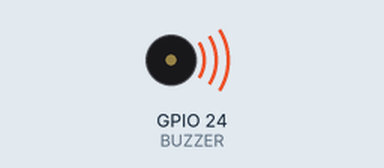
Recording of a program running on a simulated Raspberry Pi (BCM pin numbers). Shown: buzzer (waves = sounding, pin HIGH).

Above: at 0.5 s.
Timing chart, 0 to 4.6 s (numbered marks = the images above):
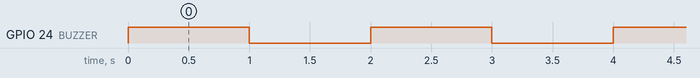

The program:

buzzer.py
```python
import RPi.GPIO as GPIO
import time
GPIO.setmode(GPIO.BCM)
GPIO.setwarnings(False)
BUZZER = 24
buzzState = False
GPIO.setup(BUZZER, GPIO.OUT)
while True:
    buzzState = not buzzState
    GPIO.output(BUZZER, buzzState)
    time.sleep(1)
```

Measured:
- by itself, GPIO 24 (BUZZER): alternates HIGH for 1.0 s and LOW for 1.0 s
